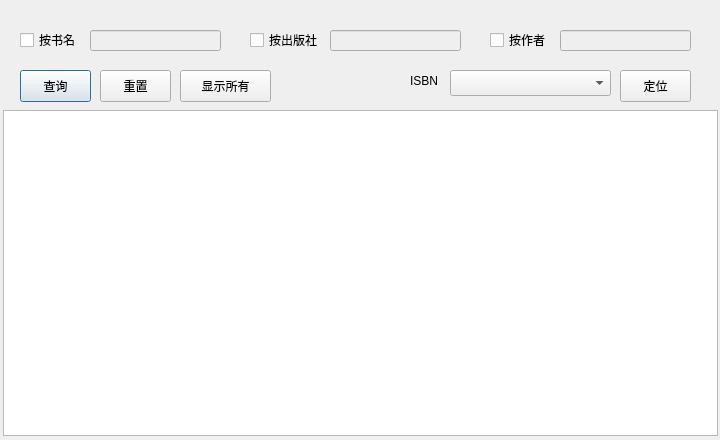
<?xml version="1.0" encoding="UTF-8"?>
<ui version="4.0">
 <class>DBookInfo</class>
 <widget class="QDialog" name="DBookInfo">
  <property name="geometry">
   <rect>
    <x>0</x>
    <y>0</y>
    <width>720</width>
    <height>440</height>
   </rect>
  </property>
  <property name="windowTitle">
   <string>图书信息查询</string>
  </property>
  <widget class="QCheckBox" name="cbByName">
   <property name="geometry">
    <rect>
     <x>20</x>
     <y>30</y>
     <width>61</width>
     <height>20</height>
    </rect>
   </property>
   <property name="text">
    <string>按书名</string>
   </property>
  </widget>
  <widget class="QLineEdit" name="leName">
   <property name="enabled">
    <bool>false</bool>
   </property>
   <property name="geometry">
    <rect>
     <x>90</x>
     <y>30</y>
     <width>131</width>
     <height>21</height>
    </rect>
   </property>
  </widget>
  <widget class="QCheckBox" name="cbByPress">
   <property name="geometry">
    <rect>
     <x>250</x>
     <y>30</y>
     <width>81</width>
     <height>20</height>
    </rect>
   </property>
   <property name="text">
    <string>按出版社</string>
   </property>
  </widget>
  <widget class="QLineEdit" name="lePress">
   <property name="enabled">
    <bool>false</bool>
   </property>
   <property name="geometry">
    <rect>
     <x>330</x>
     <y>30</y>
     <width>131</width>
     <height>21</height>
    </rect>
   </property>
  </widget>
  <widget class="QCheckBox" name="cbByAuthor">
   <property name="geometry">
    <rect>
     <x>490</x>
     <y>30</y>
     <width>61</width>
     <height>20</height>
    </rect>
   </property>
   <property name="text">
    <string>按作者</string>
   </property>
  </widget>
  <widget class="QLineEdit" name="leAuthor">
   <property name="enabled">
    <bool>false</bool>
   </property>
   <property name="geometry">
    <rect>
     <x>560</x>
     <y>30</y>
     <width>131</width>
     <height>21</height>
    </rect>
   </property>
  </widget>
  <widget class="QPushButton" name="pbQuery">
   <property name="geometry">
    <rect>
     <x>20</x>
     <y>70</y>
     <width>71</width>
     <height>32</height>
    </rect>
   </property>
   <property name="text">
    <string>查询</string>
   </property>
  </widget>
  <widget class="QPushButton" name="pbReset">
   <property name="geometry">
    <rect>
     <x>100</x>
     <y>70</y>
     <width>71</width>
     <height>32</height>
    </rect>
   </property>
   <property name="text">
    <string>重置</string>
   </property>
  </widget>
  <widget class="QPushButton" name="pbShowAll">
   <property name="geometry">
    <rect>
     <x>180</x>
     <y>70</y>
     <width>91</width>
     <height>32</height>
    </rect>
   </property>
   <property name="text">
    <string>显示所有</string>
   </property>
  </widget>
  <widget class="QTableView" name="BookList">
   <property name="geometry">
    <rect>
     <x>3</x>
     <y>110</y>
     <width>715</width>
     <height>326</height>
    </rect>
   </property>
  </widget>
  <widget class="QLabel" name="label">
   <property name="geometry">
    <rect>
     <x>410</x>
     <y>70</y>
     <width>41</width>
     <height>21</height>
    </rect>
   </property>
   <property name="text">
    <string>ISBN</string>
   </property>
  </widget>
  <widget class="QComboBox" name="cbISBNList">
   <property name="geometry">
    <rect>
     <x>450</x>
     <y>70</y>
     <width>161</width>
     <height>26</height>
    </rect>
   </property>
  </widget>
  <widget class="QPushButton" name="pbQueryByISBN">
   <property name="geometry">
    <rect>
     <x>620</x>
     <y>70</y>
     <width>71</width>
     <height>32</height>
    </rect>
   </property>
   <property name="text">
    <string>定位</string>
   </property>
  </widget>
 </widget>
 <resources/>
 <connections>
  <connection>
   <sender>pbShowAll</sender>
   <signal>clicked()</signal>
   <receiver>DBookInfo</receiver>
   <slot>showAll()</slot>
   <hints>
    <hint type="sourcelabel">
     <x>225</x>
     <y>85</y>
    </hint>
    <hint type="destinationlabel">
     <x>294</x>
     <y>319</y>
    </hint>
   </hints>
  </connection>
  <connection>
   <sender>pbReset</sender>
   <signal>clicked()</signal>
   <receiver>DBookInfo</receiver>
   <slot>reset()</slot>
   <hints>
    <hint type="sourcelabel">
     <x>135</x>
     <y>85</y>
    </hint>
    <hint type="destinationlabel">
     <x>294</x>
     <y>319</y>
    </hint>
   </hints>
  </connection>
  <connection>
   <sender>cbByName</sender>
   <signal>toggled(bool)</signal>
   <receiver>DBookInfo</receiver>
   <slot>setEnable()</slot>
   <hints>
    <hint type="sourcelabel">
     <x>50</x>
     <y>39</y>
    </hint>
    <hint type="destinationlabel">
     <x>294</x>
     <y>319</y>
    </hint>
   </hints>
  </connection>
  <connection>
   <sender>cbByPress</sender>
   <signal>toggled(bool)</signal>
   <receiver>DBookInfo</receiver>
   <slot>setEnable()</slot>
   <hints>
    <hint type="sourcelabel">
     <x>250</x>
     <y>39</y>
    </hint>
    <hint type="destinationlabel">
     <x>294</x>
     <y>319</y>
    </hint>
   </hints>
  </connection>
  <connection>
   <sender>cbByAuthor</sender>
   <signal>toggled(bool)</signal>
   <receiver>DBookInfo</receiver>
   <slot>setEnable()</slot>
   <hints>
    <hint type="sourcelabel">
     <x>440</x>
     <y>39</y>
    </hint>
    <hint type="destinationlabel">
     <x>294</x>
     <y>319</y>
    </hint>
   </hints>
  </connection>
  <connection>
   <sender>pbQuery</sender>
   <signal>clicked()</signal>
   <receiver>DBookInfo</receiver>
   <slot>query()</slot>
   <hints>
    <hint type="sourcelabel">
     <x>55</x>
     <y>85</y>
    </hint>
    <hint type="destinationlabel">
     <x>294</x>
     <y>319</y>
    </hint>
   </hints>
  </connection>
  <connection>
   <sender>pbQueryByISBN</sender>
   <signal>clicked()</signal>
   <receiver>DBookInfo</receiver>
   <slot>queryByISBN()</slot>
   <hints>
    <hint type="sourcelabel">
     <x>555</x>
     <y>85</y>
    </hint>
    <hint type="destinationlabel">
     <x>294</x>
     <y>319</y>
    </hint>
   </hints>
  </connection>
 </connections>
 <slots>
  <slot>showAll()</slot>
  <slot>reset()</slot>
  <slot>query()</slot>
  <slot>queryByISBN()</slot>
  <slot>setEnable()</slot>
 </slots>
</ui>
